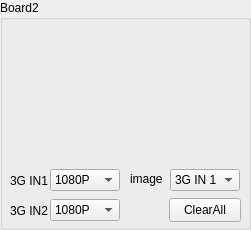
       <widget class="QGroupBox" name="groupBoxImgBorad2">
        <property name="geometry">
         <rect>
          <x>310</x>
          <y>330</y>
          <width>251</width>
          <height>230</height>
         </rect>
        </property>
        <property name="styleSheet">
         <string notr="true">font: 10pt &quot;Arial&quot;;</string>
        </property>
        <property name="title">
         <string>Board2</string>
        </property>
        <widget class="ImgLabel" name="labelImgBoard2">
         <property name="geometry">
          <rect>
           <x>5</x>
           <y>20</y>
           <width>245</width>
           <height>140</height>
          </rect>
         </property>
         <property name="text">
          <string/>
         </property>
        </widget>
        <widget class="QLabel" name="label3Gin2Board2">
         <property name="geometry">
          <rect>
           <x>10</x>
           <y>200</y>
           <width>54</width>
           <height>21</height>
          </rect>
         </property>
         <property name="styleSheet">
          <string notr="true">font: 9pt &quot;Arial&quot;;</string>
         </property>
         <property name="text">
          <string>3G IN2</string>
         </property>
        </widget>
        <widget class="QLabel" name="label3Gin1Board2">
         <property name="geometry">
          <rect>
           <x>10</x>
           <y>170</y>
           <width>54</width>
           <height>21</height>
          </rect>
         </property>
         <property name="styleSheet">
          <string notr="true">font: 9pt &quot;Arial&quot;;</string>
         </property>
         <property name="text">
          <string>3G IN1</string>
         </property>
        </widget>
        <widget class="QComboBox" name="comboBoxImgBoard2">
         <property name="geometry">
          <rect>
           <x>170</x>
           <y>169</y>
           <width>70</width>
           <height>22</height>
          </rect>
         </property>
         <property name="styleSheet">
          <string notr="true">font: 9pt &quot;Arial&quot;;</string>
         </property>
         <item>
          <property name="text">
           <string>3G IN 1</string>
          </property>
         </item>
         <item>
          <property name="text">
           <string>3G IN 2</string>
          </property>
         </item>
         <item>
          <property name="text">
           <string>Detection</string>
          </property>
         </item>
         <item>
          <property name="text">
           <string>Color</string>
          </property>
         </item>
        </widget>
        <widget class="QComboBox" name="comboBox3Gin2SizeBoard2">
         <property name="geometry">
          <rect>
           <x>50</x>
           <y>199</y>
           <width>70</width>
           <height>22</height>
          </rect>
         </property>
         <property name="styleSheet">
          <string notr="true">font: 9pt &quot;Arial&quot;;</string>
         </property>
         <item>
          <property name="text">
           <string>1080P</string>
          </property>
         </item>
         <item>
          <property name="text">
           <string>540P</string>
          </property>
         </item>
        </widget>
        <widget class="QComboBox" name="comboBox3Gin1SizeBoard2">
         <property name="geometry">
          <rect>
           <x>50</x>
           <y>169</y>
           <width>70</width>
           <height>22</height>
          </rect>
         </property>
         <property name="styleSheet">
          <string notr="true">font: 9pt &quot;Arial&quot;;</string>
         </property>
         <item>
          <property name="text">
           <string>1080P</string>
          </property>
         </item>
         <item>
          <property name="text">
           <string>540P</string>
          </property>
         </item>
        </widget>
        <widget class="QPushButton" name="pushButtonImgClearBoard2">
         <property name="geometry">
          <rect>
           <x>169</x>
           <y>198</y>
           <width>72</width>
           <height>24</height>
          </rect>
         </property>
         <property name="styleSheet">
          <string notr="true">font: 9pt &quot;Arial&quot;;</string>
         </property>
         <property name="text">
          <string>ClearAll</string>
         </property>
        </widget>
        <widget class="QLabel" name="labelImgNumBoard2">
         <property name="geometry">
          <rect>
           <x>130</x>
           <y>171</y>
           <width>41</width>
           <height>16</height>
          </rect>
         </property>
         <property name="styleSheet">
          <string notr="true">
font: 10pt &quot;Arial&quot;;</string>
         </property>
         <property name="text">
          <string>image</string>
         </property>
        </widget>
       </widget>
